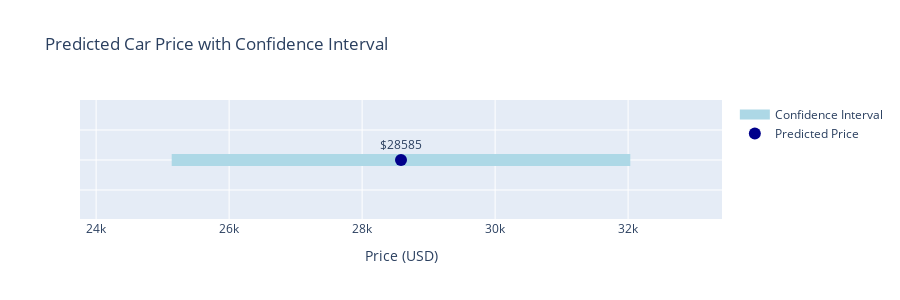

This figure's notebook cell:
### Code cell
#Usage
price, lower, upper = predict_car_price(
    input_data=input_data,
    model=best_model,
    scaler=scaler,
    label_encoders=label_encoders,
    segment_rmse_lookup=segment_results,
    X_train_columns=X_train.columns
)

plot_price_prediction_plotly(price, lower, upper)

### Figure 1 — Plotly figure (JSON) as saved in the notebook; plotly's stock layout.template omitted (floating-point values rounded to 4 significant figures)
{"data": [{"line": {"color": "lightblue", "width": 12}, "mode": "lines", "name": "Confidence Interval", "type": "scatter", "x": [25140.0, 32030.0], "y": [1, 1]}, {"marker": {"color": "darkblue", "size": 12}, "mode": "markers+text", "name": "Predicted Price", "text": ["$28585"], "textposition": "top center", "type": "scatter", "x": [28580.0], "y": [1]}], "layout": {"height": 300, "showlegend": true, "title": {"text": "Predicted Car Price with Confidence Interval"}, "xaxis": {"range": [23760.0, 33410.0], "title": {"text": "Price (USD)"}}, "yaxis": {"showticklabels": false}}}
